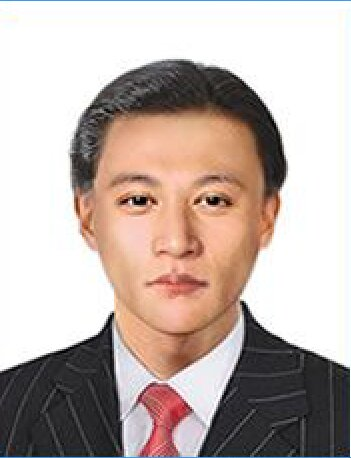
#> input picture a.jpg, 351 x 458 px
$ python process_photo.py a.jpg
#> lines starting #> are read from the running program, lines starting #| are printed output that depends on the picture
#!/usr/bin/env python3
# -*- coding: utf-8 -*-
"""
证件照处理工具 - 照片规格处理器
将任意图片处理为：25mm x 35mm (295px x 413px) 的证件照规格
输出文件小于 10KB，JPEG 格式
"""

from PIL import Image
import os
import sys
import tkinter as tk
from tkinter import filedialog, messagebox
import shutil


def process_photo(input_path, output_path=None):
    """
    处理照片：缩放到 295x413，并控制文件大小在 10KB 以内

    Args:
        input_path: 输入图片路径
        output_path: 输出图片路径（可选，默认为 input_path 所在目录的 output.jpg）
    """
#> called with input_path = 'a.jpg', output_path = 'output.jpg'
    # 检查输入文件是否存在
    if not os.path.exists(input_path):
        raise FileNotFoundError(f"找不到输入文件: {input_path}")

    # 设置输出路径
    if output_path is None:
        base_dir = os.path.dirname(input_path) or '.'
        output_path = os.path.join(base_dir, 'output.jpg')

    # 打开图片
    print(f"📷 正在处理: {input_path}")
    img = Image.open(input_path)
#> img is the input picture: PIL image 351x458 RGB; mean R, G, B 190.6, 176, 169.6

    # 转换为 RGB 模式（处理 PNG 等格式）
    if img.mode != 'RGB':
        img = img.convert('RGB')

    print(f"   原始尺寸: {img.size[0]}x{img.size[1]} px")
#|    原始尺寸: 351x458 px

    # 目标尺寸: 295px x 413px
    target_width = 295
    target_height = 413

    # 先按比例缩放，使高度达到413
    scale = target_height / img.size[1]
#> scale = 0.902
    new_width = int(img.size[0] * scale)
#> new_width = 316
    new_height = target_height

    print(f"   缩放后尺寸: {new_width}x{new_height} px")
#|    缩放后尺寸: 316x413 px

    # 缩放到高度为413
    resized_img = img.resize((new_width, new_height), Image.LANCZOS)

    # 居中裁剪到目标宽度
    if new_width > target_width:
        left = (new_width - target_width) // 2
#> left = 10
        top = 0
        right = left + target_width
#> right = 305
        bottom = target_height
        cropped_img = resized_img.crop((left, top, right, bottom))
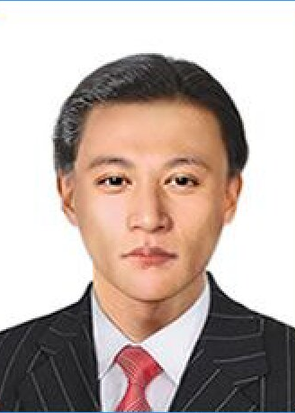
#> cropped_img: PIL image 295x413 RGB; mean R, G, B 189, 173.2, 166.4
    elif new_width < target_width:
        white_bg = Image.new('RGB', (target_width, target_height), (255, 255, 255))
        left = (target_width - new_width) // 2
        white_bg.paste(resized_img, (left, 0))
        cropped_img = white_bg
    else:
        cropped_img = resized_img

    print(f"   处理后尺寸: {cropped_img.size[0]}x{cropped_img.size[1]} px ✅")
#|    处理后尺寸: 295x413 px ✅

    # 保存结果 - 调整质量使文件小于10KB
    # 从较低质量开始尝试，确保文件小于10KB
    best_quality = 85
    for quality in range(85, 0, -5):
        cropped_img.save(output_path, 'JPEG', quality=quality, optimize=True)
        file_size = os.path.getsize(output_path)
        print(f"   质量={quality}, 文件大小={file_size/1024:.2f} KB")
        if file_size < 10 * 1024:
            best_quality = quality
            break

    final_size = os.path.getsize(output_path)
#> final_size = 10199
    print(f"\n✅ 处理完成!")
    print(f"   输出文件: {output_path}")
#|    输出文件: output.jpg
    print(f"   最终尺寸: {cropped_img.size[0]}x{cropped_img.size[1]} px")
#|    最终尺寸: 295x413 px
    print(f"   最终大小: {final_size/1024:.2f} KB")
#|    最终大小: 9.96 KB
    print(f"   照片规格: 25mm x 35mm (295px x 413px @ 300dpi)")

    return output_path


def select_file():
    """打开文件选择对话框"""
    root = tk.Tk()
    root.withdraw()  # 隐藏主窗口
    root.attributes('-topmost', True)  # 置顶

    file_path = filedialog.askopenfilename(
        title="请选择要处理的照片",
        filetypes=[
            ("图片文件", "*.jpg *.jpeg *.png *.bmp *.tiff"),
            ("所有文件", "*.*")
        ]
    )

    root.destroy()
    return file_path


def main():
    print("=" * 50)
    print("  证件照处理工具 v1.0")
    print("  照片规格: 25mm x 35mm (295px x 413px)")
    print("=" * 50)
    print()

    # 判断是否有命令行参数（拖放文件）
    if len(sys.argv) > 1:
        input_path = sys.argv[1]
        if os.path.isfile(input_path):
            try:
                # 输出到原文件同目录
                base_dir = os.path.dirname(os.path.abspath(input_path))
                output_path = os.path.join(base_dir, 'output.jpg')
                process_photo(input_path, output_path)
                print(f"\n📁 输出文件位置: {output_path}")
                return
            except Exception as e:
                print(f"❌ 处理失败: {e}")
                input("\n按 Enter 键退出...")
                return

    # 没有命令行参数，弹出文件选择对话框
    print("📂 请选择要处理的照片...")
    input_path = select_file()

    if not input_path:
        print("❌ 未选择文件")
        input("\n按 Enter 键退出...")
        return

    try:
        # 输出到程序所在目录
        if getattr(sys, 'frozen', False):
            # 如果是打包后的 exe
            base_dir = os.path.dirname(sys.executable)
        else:
            base_dir = os.path.dirname(os.path.abspath(__file__))

        output_path = os.path.join(base_dir, 'output.jpg')
        process_photo(input_path, output_path)
        print(f"\n📁 输出文件位置: {output_path}")

        # 弹出提示框
        try:
            root = tk.Tk()
            root.withdraw()
            root.attributes('-topmost', True)
            messagebox.showinfo("处理完成", f"✅ 照片处理完成！\n\n输出文件: {output_path}\n尺寸: 295x413 px\n大小: {os.path.getsize(output_path)/1024:.1f} KB")
            root.destroy()
        except:
            pass

    except Exception as e:
        print(f"❌ 处理失败: {e}")
        try:
            root = tk.Tk()
            root.withdraw()
            root.attributes('-topmost', True)
            messagebox.showerror("处理失败", f"❌ 处理失败: {e}")
            root.destroy()
        except:
            pass

    input("\n按 Enter 键退出...")


if __name__ == '__main__':
    main()
